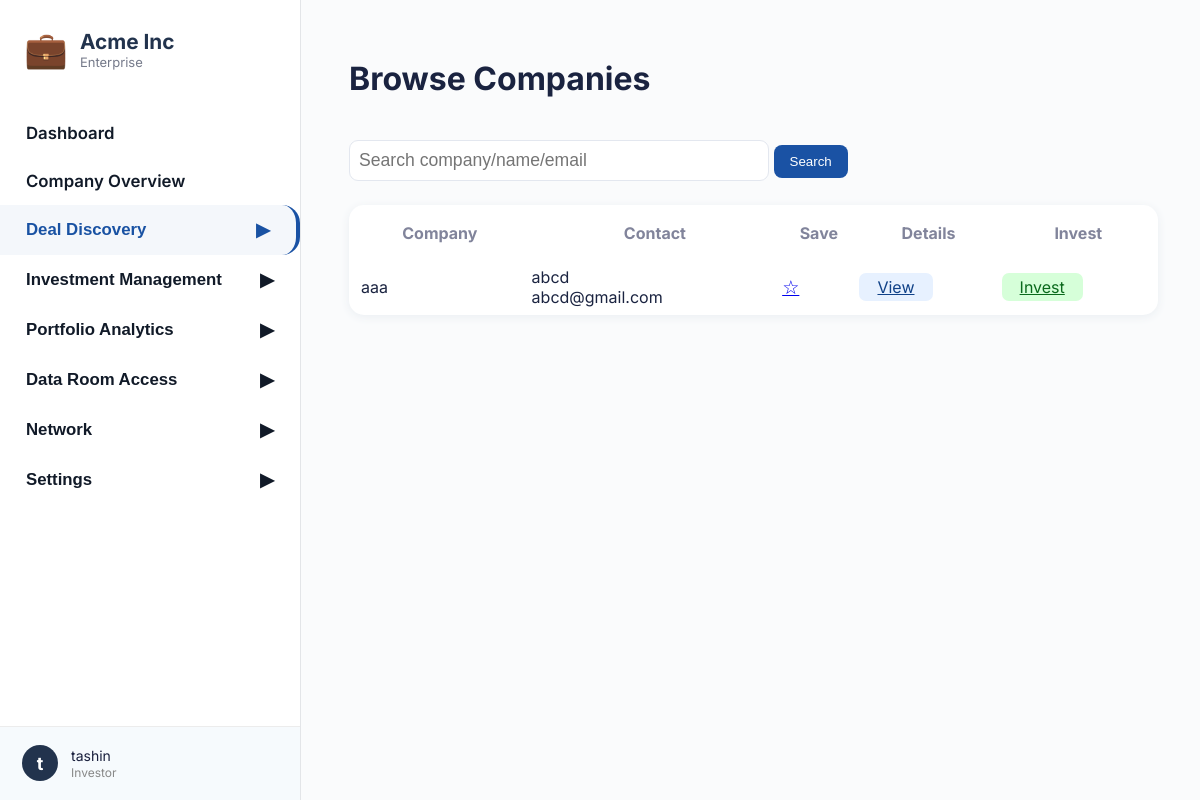
The app's page /api/investor/deal-discovery/browse/ (signed in), older data.
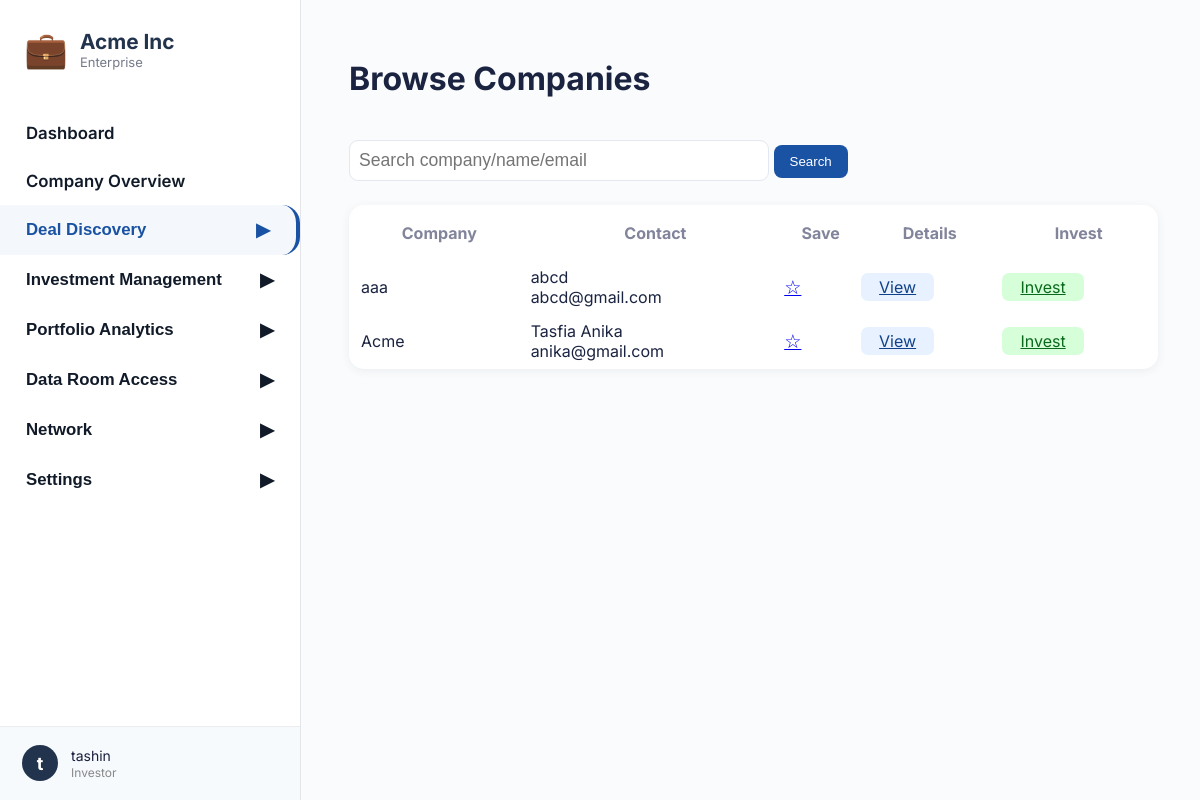
The same page, newer data.
### core/models.py (models this page shows, shortened)
class StartupProfile(models.Model):
    user = models.OneToOneField(User, on_delete=models.CASCADE, related_name='startup_profile')
    startup_name = models.CharField(max_length=150)
    role = models.CharField(max_length=100)
    email = models.EmailField()
    website = models.CharField(max_length=255)
    heard_about = models.CharField(max_length=50)
    description = models.TextField()
    audience = models.TextField()
    tech_component = models.TextField()
    your_edge = models.TextField()
    pitch_deck_url = models.CharField(max_length=255)
    startup_stage = models.CharField(max_length=50)
    problem = models.TextField()
    solution = models.TextField()
    market_research = models.CharField(max_length=20)
    business_model_mind = models.CharField(max_length=50)
    working_time = models.CharField(max_length=50)
    cofounder = models.CharField(max_length=20)
    support_needed = models.TextField()
    has_mvp = models.CharField(max_length=10)
    tested_with_customers = models.CharField(max_length=10)
    funding_source = models.CharField(max_length=100)
    early_users = models.CharField(max_length=10)
    generated_revenue = models.CharField(max_length=20)
    stage3_challenges = models.TextField()
    stage3_support = models.TextField()
    business_model = models.TextField()
    paying_customers = models.CharField(max_length=50)
    annual_revenue_4 = models.CharField(max_length=50)
    external_funding = models.CharField(max_length=50)
    acquisition_strategies = models.TextField()
    team_size = models.CharField(max_length=50)
    stage4_challenges = models.TextField()
    stage4_support = models.TextField()
    annual_revenue_5 = models.CharField(max_length=50)
    active_customers_5 = models.CharField(max_length=50)
    markets_operating = models.CharField(max_length=100)
    expansion_plans = models.TextField()
    stage5_challenges = models.TextField()
    is_approved = models.BooleanField(default=False)
    is_onboarded = models.BooleanField(default=False)
    complete_profile_submitted = models.BooleanField(default=False)
    submitted_at = models.DateTimeField(auto_now_add=True)
    arr = models.FloatField(
        null=True, blank=True, verbose_name="Annual Recurring Revenue (ARR)"
    )
    arpu = models.FloatField(
        null=True, blank=True, verbose_name="Average Revenue Per User (ARPU)"
    )
    monthly_burn = models.FloatField(null=True, blank=True)
    cash_balance = models.FloatField(null=True, blank=True)
    ltv_cac_ratio = models.FloatField(null=True, blank=True)
    operating_expenses = models.FloatField(null=True, blank=True)
    debt_obligations = models.TextField(null=True, blank=True)
    capital_raised = models.FloatField(null=True, blank=True)
    currently_raising = models.FloatField(null=True, blank=True)
    equity_offered = models.FloatField(null=True, blank=True)
    financial_forecast = models.FileField(
        upload_to='financial_forecasts/', null=True, blank=True
    )

### core/views.py (the view)
# urls.py: path('investor/deal-discovery/browse/', browse_companies, name='browse_companies'),
@login_required
def browse_companies(request):
    investor_profile = getattr(request.user, 'investor_profile', None)
    startups = StartupProfile.objects.filter(is_onboarded=True)
    saved = set(
        InvestorCompanySave.objects.filter(investor=request.user)
        .values_list('startup_id', flat=True)
    )
    invested = set()
    if investor_profile:
        invested = set(
            InvestorInvestment.objects.filter(investor=investor_profile)
            .values_list('startup_id', flat=True)
        )
    return render(request, "browse_companies.html", {
        "section": "deal_discovery",
        "subsection": "browse_companies",
        "startups": startups,
        "saved": saved,
        "invested": invested,
    })

### core/templates/browse_companies.html (shortened to what this page needs)
{% extends "investor_base.html" %}
{% block content %}
<h1 style="font-weight:700;">Browse Companies</h1>
<form method="GET">
    <input type="text" name="q" placeholder="Search company/name/email"
           style="width:400px; padding:9px; font-size:1.1rem; border-radius:9px; border:1.2px solid #e3e7ef; margin:20px 0 24px 0;">
    <button type="submit" style="padding:9px 16px; border-radius:8px; border:none; background:#1a52a4; color:#fff;">Search</button>
</form>
<table style="width:100%; background:#fff; border-radius:15px; box-shadow:0 2px 10px #eaeef2;">
    <tr style="font-weight:600; color:#81849b;">
        <th style="padding:16px 10px;">Company</th>
        <th>Contact</th>
        <th>Save</th>
        <th>Details</th>
        <th>Invest</th>
    </tr>
    {% for startup in startups %}
    <tr style="border-top:1px solid #eee;">
        <td style="padding:16px 10px;">{{ startup.startup_name }}</td>
        <td>{{ startup.user.get_full_name }}<br>{{ startup.email }}</td>
        <td>
            {% if startup.id in saved %}
                <span style="color:green;">&#10003;</span>
            {% else %}
                <a href="{% url 'save_company' startup.id %}" title="Save">
                    <span style="font-size:1.2em;">&#9734;</span>
                </a>
            {% endif %}
        </td>
        <td>
            <a href="#" style="padding:4px 18px; border-radius:7px; background:#e7f1ff; color:#114288;">View</a>
        </td>
        <td>
            {% if startup.id in invested %}
                <span style="color:green;">Invested</span>
            {% else %}
                <a href="{% url 'invest_in_company' startup.id %}" style="padding:4px 18px; border-radius:7px; background:#d6ffd9; color:#0a691c;">Invest</a>
            {% endif %}
        </td>
    </tr>
    {% empty %}
    <tr><td colspan="5" style="padding:40px;text-align:center;">No companies found.</td></tr>
    {% endfor %}
</table>
{% endblock %}

### core/templates/investor_base.html (shortened to what this page needs)
{% load static %}
<!DOCTYPE html>
<html lang="en">
<head>
</head>
<body>
<div class="layout">
    <nav class="sidebar">
        <div class="logo-box">
            <span class="logo-icon">&#128188;</span>
            <div>
                <div class="sidebar-title">Acme Inc</div>
                <div class="sidebar-subtitle">Enterprise</div>
            </div>
        </div>
        <ul class="sidebar-nav">
            <li>
                <a href="{% url 'investor_dashboard' %}" class="sidebar-link {% if section == 'dashboard' %}active{% endif %}">Dashboard</a>
            </li>
            <li>
                <a href="{% url 'investor_company_overview' %}" class="sidebar-link {% if section == 'company' %}active{% endif %}">Company Overview</a>
            </li>
            <li>
                <button class="sidebar-toggle {% if section == 'deal_discovery' %}active{% endif %}" aria-expanded="false" type="button">
                    Deal Discovery
                    <span class="arrow">&#9654;</span>
                </button>
            </li>
            <li>
                <button class="sidebar-toggle" aria-expanded="false" type="button">
                    Investment Management
                    <span class="arrow">&#9654;</span>
                </button>
            </li>
            <li>
                <button class="sidebar-toggle" aria-expanded="false" type="button">
                    Portfolio Analytics
                    <span class="arrow">&#9654;</span>
                </button>
            </li>
            <li>
                <button class="sidebar-toggle" aria-expanded="false" type="button">
                    Data Room Access
                    <span class="arrow">&#9654;</span>
                </button>
            </li>
            <li>
                <button class="sidebar-toggle" aria-expanded="false" type="button">
                    Network
                    <span class="arrow">&#9654;</span>
                </button>
            </li>
            <li>
                <button class="sidebar-toggle" aria-expanded="false" type="button">
                    Settings
                    <span class="arrow">&#9654;</span>
                </button>
            </li>
        </ul>
        <div class="sidebar-footer">
            <div class="sidebar-footer-circle">{{ request.user.first_name|default:"N"|slice:":1" }}</div>
            <div class="sidebar-footer-details">
                <span>{{ request.user.get_full_name|default:request.user.username }}</span>
                <small>Investor</small>
            </div>
        </div>
    </nav>
    <div class="main-content">
        {% block content %}{% endblock %}
    </div>
</div>
</body>
</html>

### core/templates/investor_base.html (style rules this page uses)
html, body { height: 100%; margin: 0; }
body { font-family: 'Inter', sans-serif; background: #fafbfc; color: #1a2340; }
.layout { display: flex; min-height: 100vh; }
.sidebar { width: 300px; background: #fff; border-right: 1.5px solid #e3e5e8; display: flex; flex-direction: column; height: 100vh; position: relative; overflow-y: auto; }
.sidebar .logo-box { display: flex; align-items: center; gap: 12px; padding: 28px 24px 10px 24px; }
.sidebar .logo-icon { font-size: 2.2rem; color: #22284b; }
.sidebar-title { font-weight: 700; font-size: 1.3rem; color: #22334d; }
.sidebar-subtitle { font-size: 13px; color: #757a8a; }
.sidebar-nav { list-style: none; padding: 0; margin: 28px 0 0 0; flex: 1; }
.sidebar-link, .sidebar-toggle { display: flex; align-items: center; padding: 14px 26px; gap: 10px; color: #111a28; text-decoration: none; font-weight: 600; font-size: 1.05rem; border: none; background: none; cursor: pointer; width: 100%; outline: none; transition: background .12s, color .13s; }
.sidebar-link.active, .sidebar-toggle.active { background: #f4f7fb; color: #1952a3; border-right: 4px solid #1a52a4; border-radius: 0 18px 18px 0; }
.sidebar-toggle .arrow { margin-left: auto; transition: transform .13s; }
.sidebar-footer { position: sticky; bottom: 0; left: 0; width: 100%; padding: 18px 18px 19px 22px; border-top: 1px solid #ececec; background: #f6fafd; display: flex; align-items: center; gap: 13px; }
.sidebar-footer-circle { width: 36px; height: 36px; border-radius: 50%; background: #22334d; color: #fff; display: flex; align-items: center; justify-content: center; font-size: 18px; font-weight: 700; }
.sidebar-footer-details { display: flex; flex-direction: column; gap: 1px; }
.sidebar-footer-details span { font-size: 14px; color: #191f3d; }
.sidebar-footer-details small { font-size: 12px; color: #888; }
.main-content { flex: 1; padding: 38px 42px 44px 48px; }
.arrow { font-size: 1.08em; }

Row changes from the older to the newer data that the page shows:
added StartupProfile: startup_name "Acme", user.get_full_name "Tasfia Anika", email "anika@gmail.com", shows "Invest"
